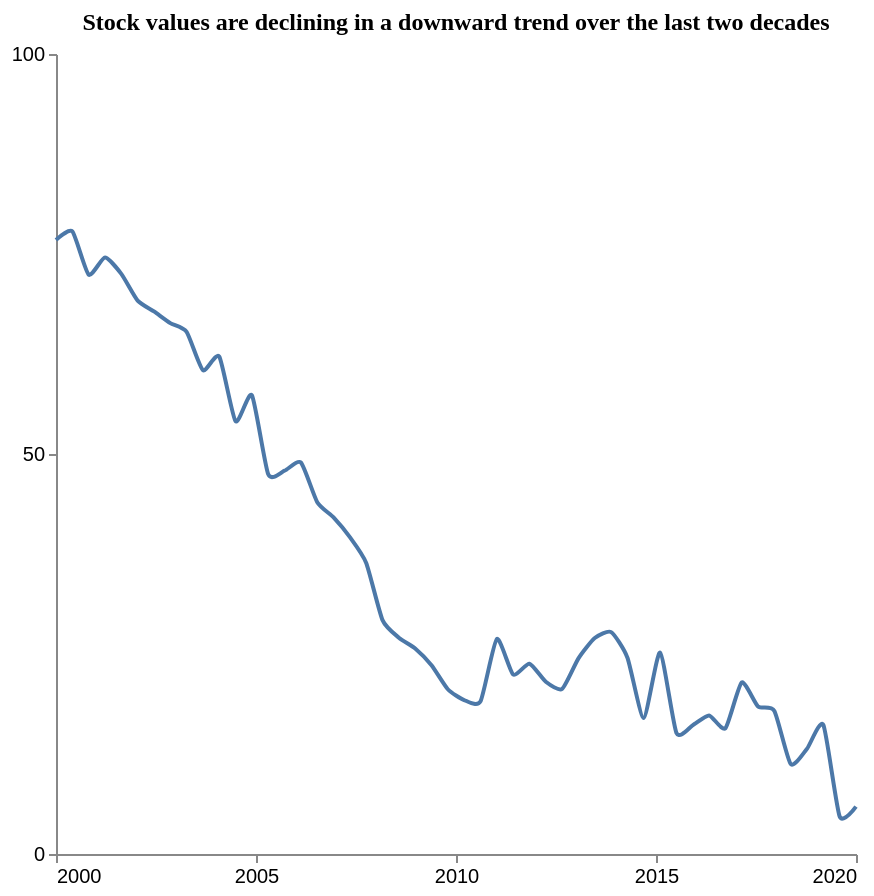

The Vega-Lite source for this figure:
### Vega-Lite specification from a JSON file in a GitHub repository (floating-point values rounded to 4 significant figures)
{"$schema": "https://vega.github.io/schema/vega-lite/v5.json", "description": "Pattern: Downward", "data": {"values": [{"X": 2000.0, "Y": 76.75}, {"X": 2000.0, "Y": 77.82}, {"X": 2001.0, "Y": 72.42}, {"X": 2001.0, "Y": 74.56}, {"X": 2002.0, "Y": 72.52}, {"X": 2002.0, "Y": 69.17}, {"X": 2002.0, "Y": 67.82}, {"X": 2003.0, "Y": 66.36}, {"X": 2003.0, "Y": 65.26}, {"X": 2004.0, "Y": 60.47}, {"X": 2004.0, "Y": 62.18}, {"X": 2004.0, "Y": 54.09}, {"X": 2005.0, "Y": 57.33}, {"X": 2005.0, "Y": 47.46}, {"X": 2006.0, "Y": 47.91}, {"X": 2006.0, "Y": 48.93}, {"X": 2007.0, "Y": 43.98}, {"X": 2007.0, "Y": 42.08}, {"X": 2007.0, "Y": 39.61}, {"X": 2008.0, "Y": 36.38}, {"X": 2008.0, "Y": 29.24}, {"X": 2009.0, "Y": 27.04}, {"X": 2009.0, "Y": 25.7}, {"X": 2009.0, "Y": 23.6}, {"X": 2010.0, "Y": 20.59}, {"X": 2010.0, "Y": 19.25}, {"X": 2011.0, "Y": 19.07}, {"X": 2011.0, "Y": 26.87}, {"X": 2011.0, "Y": 22.44}, {"X": 2012.0, "Y": 23.78}, {"X": 2012.0, "Y": 21.53}, {"X": 2013.0, "Y": 20.63}, {"X": 2013.0, "Y": 24.45}, {"X": 2013.0, "Y": 27.0}, {"X": 2014.0, "Y": 27.73}, {"X": 2014.0, "Y": 24.54}, {"X": 2015.0, "Y": 17.01}, {"X": 2015.0, "Y": 25.18}, {"X": 2016.0, "Y": 15.15}, {"X": 2016.0, "Y": 16.09}, {"X": 2016.0, "Y": 17.32}, {"X": 2017.0, "Y": 15.72}, {"X": 2017.0, "Y": 21.44}, {"X": 2018.0, "Y": 18.44}, {"X": 2018.0, "Y": 17.88}, {"X": 2018.0, "Y": 11.24}, {"X": 2019.0, "Y": 13.16}, {"X": 2019.0, "Y": 16.13}, {"X": 2020.0, "Y": 4.687}, {"X": 2020.0, "Y": 5.913}]}, "mark": {"type": "line", "interpolate": "cardinal", "tension": 0.4}, "encoding": {"x": {"field": "X", "type": "quantitative", "title": "", "axis": {"grid": false, "format": "d", "values": [2000, 2005, 2010, 2015, 2020], "tickSize": 4}, "scale": {"domain": [2000, 2020]}}, "y": {"field": "Y", "type": "quantitative", "title": "", "axis": {"grid": false, "format": "d", "values": [0, 50, 100], "tickSize": 4, "tickOpacity": 1}, "scale": {"domain": [0, 100]}}}, "title": {"text": "Stock values are declining in a downward trend over the last two decades", "anchor": "middle", "font": "Tahoma", "fontSize": 12}, "config": {"lineBreak": "^", "view": {"stroke": null}}, "height": 400, "width": 400, "autosize": "pad"}
